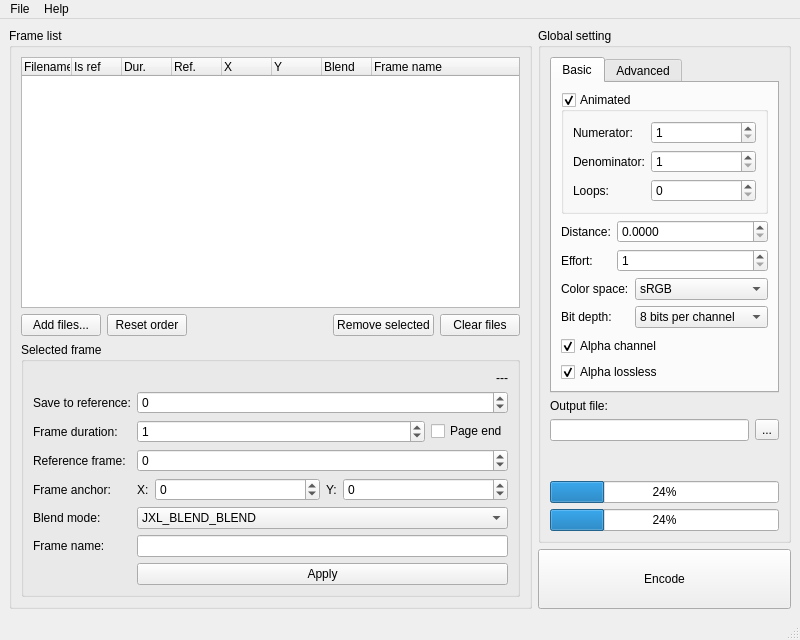
<?xml version="1.0" encoding="UTF-8"?>
<ui version="4.0">
 <class>MainWindow</class>
 <widget class="QMainWindow" name="MainWindow">
  <property name="geometry">
   <rect>
    <x>0</x>
    <y>0</y>
    <width>800</width>
    <height>640</height>
   </rect>
  </property>
  <property name="minimumSize">
   <size>
    <width>800</width>
    <height>640</height>
   </size>
  </property>
  <property name="acceptDrops">
   <bool>true</bool>
  </property>
  <property name="windowTitle">
   <string>JXL Frame Stitching</string>
  </property>
  <widget class="QWidget" name="centralwidget">
   <layout class="QHBoxLayout" name="horizontalLayout_5">
    <item>
     <widget class="QGroupBox" name="frameListGrp">
      <property name="sizePolicy">
       <sizepolicy hsizetype="Preferred" vsizetype="Preferred">
        <horstretch>0</horstretch>
        <verstretch>0</verstretch>
       </sizepolicy>
      </property>
      <property name="title">
       <string>Frame list</string>
      </property>
      <layout class="QVBoxLayout" name="verticalLayout">
       <item>
        <widget class="QTreeWidget" name="treeWidget">
         <property name="dragEnabled">
          <bool>true</bool>
         </property>
         <property name="dragDropOverwriteMode">
          <bool>true</bool>
         </property>
         <property name="dragDropMode">
          <enum>QAbstractItemView::DragDropMode::InternalMove</enum>
         </property>
         <property name="defaultDropAction">
          <enum>Qt::DropAction::MoveAction</enum>
         </property>
         <property name="selectionMode">
          <enum>QAbstractItemView::SelectionMode::ExtendedSelection</enum>
         </property>
         <property name="textElideMode">
          <enum>Qt::TextElideMode::ElideLeft</enum>
         </property>
         <property name="indentation">
          <number>0</number>
         </property>
         <property name="rootIsDecorated">
          <bool>false</bool>
         </property>
         <property name="itemsExpandable">
          <bool>false</bool>
         </property>
         <property name="sortingEnabled">
          <bool>false</bool>
         </property>
         <property name="headerHidden">
          <bool>false</bool>
         </property>
         <property name="expandsOnDoubleClick">
          <bool>false</bool>
         </property>
         <attribute name="headerMinimumSectionSize">
          <number>20</number>
         </attribute>
         <attribute name="headerDefaultSectionSize">
          <number>50</number>
         </attribute>
         <column>
          <property name="text">
           <string notr="true">Filename</string>
          </property>
         </column>
         <column>
          <property name="text">
           <string>Is ref</string>
          </property>
         </column>
         <column>
          <property name="text">
           <string>Dur.</string>
          </property>
         </column>
         <column>
          <property name="text">
           <string>Ref.</string>
          </property>
         </column>
         <column>
          <property name="text">
           <string>X</string>
          </property>
         </column>
         <column>
          <property name="text">
           <string>Y</string>
          </property>
         </column>
         <column>
          <property name="text">
           <string>Blend</string>
          </property>
         </column>
         <column>
          <property name="text">
           <string>Frame name</string>
          </property>
         </column>
        </widget>
       </item>
       <item>
        <layout class="QHBoxLayout" name="horizontalLayout">
         <item>
          <widget class="QPushButton" name="addFilesBtn">
           <property name="text">
            <string>Add files...</string>
           </property>
          </widget>
         </item>
         <item>
          <widget class="QPushButton" name="resetOrderBtn">
           <property name="text">
            <string>Reset order</string>
           </property>
          </widget>
         </item>
         <item>
          <spacer name="horizontalSpacer">
           <property name="orientation">
            <enum>Qt::Orientation::Horizontal</enum>
           </property>
           <property name="sizeHint" stdset="0">
            <size>
             <width>40</width>
             <height>20</height>
            </size>
           </property>
          </spacer>
         </item>
         <item>
          <widget class="QPushButton" name="removeSelectedBtn">
           <property name="text">
            <string>Remove selected</string>
           </property>
          </widget>
         </item>
         <item>
          <widget class="QPushButton" name="clearFilesBtn">
           <property name="text">
            <string>Clear files</string>
           </property>
          </widget>
         </item>
        </layout>
       </item>
       <item>
        <widget class="QGroupBox" name="selectedFrameBox">
         <property name="sizePolicy">
          <sizepolicy hsizetype="Preferred" vsizetype="Fixed">
           <horstretch>0</horstretch>
           <verstretch>0</verstretch>
          </sizepolicy>
         </property>
         <property name="title">
          <string>Selected frame</string>
         </property>
         <layout class="QVBoxLayout" name="verticalLayout_3">
          <item>
           <widget class="QLabel" name="selectedFileLabel">
            <property name="sizePolicy">
             <sizepolicy hsizetype="Minimum" vsizetype="Preferred">
              <horstretch>0</horstretch>
              <verstretch>0</verstretch>
             </sizepolicy>
            </property>
            <property name="text">
             <string>---</string>
            </property>
            <property name="alignment">
             <set>Qt::AlignmentFlag::AlignRight|Qt::AlignmentFlag::AlignTrailing|Qt::AlignmentFlag::AlignVCenter</set>
            </property>
           </widget>
          </item>
          <item>
           <layout class="QFormLayout" name="formLayout_5">
            <item row="0" column="0">
             <widget class="QLabel" name="label_16">
              <property name="text">
               <string>Save to reference:</string>
              </property>
             </widget>
            </item>
            <item row="0" column="1">
             <widget class="QSpinBox" name="saveAsRefSpn">
              <property name="minimum">
               <number>-1</number>
              </property>
              <property name="maximum">
               <number>2</number>
              </property>
             </widget>
            </item>
            <item row="1" column="0">
             <widget class="QLabel" name="label">
              <property name="text">
               <string>Frame duration:</string>
              </property>
             </widget>
            </item>
            <item row="2" column="0">
             <widget class="QLabel" name="label_11">
              <property name="text">
               <string>Reference frame:</string>
              </property>
             </widget>
            </item>
            <item row="2" column="1">
             <widget class="QSpinBox" name="frameRefSpinBox">
              <property name="minimum">
               <number>-1</number>
              </property>
              <property name="maximum">
               <number>2</number>
              </property>
             </widget>
            </item>
            <item row="3" column="0">
             <widget class="QLabel" name="label_14">
              <property name="text">
               <string>Frame anchor:</string>
              </property>
             </widget>
            </item>
            <item row="3" column="1">
             <layout class="QHBoxLayout" name="horizontalLayout_3">
              <item>
               <layout class="QFormLayout" name="formLayout">
                <item row="0" column="0">
                 <widget class="QLabel" name="label_12">
                  <property name="text">
                   <string>X:</string>
                  </property>
                 </widget>
                </item>
                <item row="0" column="1">
                 <widget class="QSpinBox" name="frameXPosSpn">
                  <property name="minimum">
                   <number>-10000</number>
                  </property>
                  <property name="maximum">
                   <number>10000</number>
                  </property>
                 </widget>
                </item>
               </layout>
              </item>
              <item>
               <layout class="QFormLayout" name="formLayout_6">
                <item row="0" column="0">
                 <widget class="QLabel" name="label_13">
                  <property name="text">
                   <string>Y:</string>
                  </property>
                 </widget>
                </item>
                <item row="0" column="1">
                 <widget class="QSpinBox" name="frameYPosSpn">
                  <property name="minimum">
                   <number>-10000</number>
                  </property>
                  <property name="maximum">
                   <number>10000</number>
                  </property>
                 </widget>
                </item>
               </layout>
              </item>
             </layout>
            </item>
            <item row="4" column="0">
             <widget class="QLabel" name="label_2">
              <property name="text">
               <string>Blend mode:</string>
              </property>
             </widget>
            </item>
            <item row="4" column="1">
             <widget class="QComboBox" name="blendModeCmb">
              <item>
               <property name="text">
                <string>JXL_BLEND_BLEND</string>
               </property>
              </item>
              <item>
               <property name="text">
                <string>JXL_BLEND_REPLACE</string>
               </property>
              </item>
              <item>
               <property name="text">
                <string>JXL_BLEND_ADD</string>
               </property>
              </item>
              <item>
               <property name="text">
                <string>JXL_BLEND_MULADD</string>
               </property>
              </item>
              <item>
               <property name="text">
                <string>JXL_BLEND_MUL</string>
               </property>
              </item>
              <item>
               <property name="text">
                <string>unchanged</string>
               </property>
              </item>
             </widget>
            </item>
            <item row="5" column="0">
             <widget class="QLabel" name="label_15">
              <property name="text">
               <string>Frame name:</string>
              </property>
             </widget>
            </item>
            <item row="5" column="1">
             <widget class="QLineEdit" name="frameNameLine">
              <property name="maxLength">
               <number>1071</number>
              </property>
              <property name="clearButtonEnabled">
               <bool>true</bool>
              </property>
             </widget>
            </item>
            <item row="6" column="1">
             <widget class="QPushButton" name="applyFrameBtn">
              <property name="text">
               <string>Apply</string>
              </property>
             </widget>
            </item>
            <item row="1" column="1">
             <layout class="QHBoxLayout" name="horizontalLayout_4">
              <item>
               <widget class="QSpinBox" name="frameDurationSpn">
                <property name="minimum">
                 <number>-1</number>
                </property>
                <property name="value">
                 <number>1</number>
                </property>
               </widget>
              </item>
              <item>
               <widget class="QCheckBox" name="pageEndChk">
                <property name="sizePolicy">
                 <sizepolicy hsizetype="Maximum" vsizetype="Fixed">
                  <horstretch>0</horstretch>
                  <verstretch>0</verstretch>
                 </sizepolicy>
                </property>
                <property name="toolTip">
                 <string>&lt;html&gt;&lt;head/&gt;&lt;body&gt;&lt;p&gt;Mark frame as page end (sets frame duration to 0xFFFFFFFF)&lt;/p&gt;&lt;/body&gt;&lt;/html&gt;</string>
                </property>
                <property name="text">
                 <string>Page end</string>
                </property>
               </widget>
              </item>
             </layout>
            </item>
           </layout>
          </item>
         </layout>
        </widget>
       </item>
      </layout>
     </widget>
    </item>
    <item>
     <layout class="QVBoxLayout" name="verticalLayout_4">
      <item>
       <widget class="QGroupBox" name="globalSettingGrp">
        <property name="sizePolicy">
         <sizepolicy hsizetype="Maximum" vsizetype="Preferred">
          <horstretch>0</horstretch>
          <verstretch>0</verstretch>
         </sizepolicy>
        </property>
        <property name="title">
         <string>Global setting</string>
        </property>
        <layout class="QVBoxLayout" name="verticalLayout_2">
         <item>
          <widget class="QTabWidget" name="tabWidget">
           <property name="currentIndex">
            <number>0</number>
           </property>
           <widget class="QWidget" name="tab">
            <attribute name="title">
             <string>Basic</string>
            </attribute>
            <layout class="QVBoxLayout" name="verticalLayout_6">
             <item>
              <widget class="QGroupBox" name="isAnimatedBox">
               <property name="toolTip">
                <string>&lt;html&gt;&lt;head/&gt;&lt;body&gt;&lt;p&gt;If disabled = save as multilayered JXL&lt;/p&gt;&lt;p&gt;&lt;span style=&quot; font-weight:700;&quot;&gt;Numerator&lt;/span&gt;: frames&lt;br/&gt;&lt;span style=&quot; font-weight:700;&quot;&gt;Denominator&lt;/span&gt;: seconds&lt;br/&gt;Therefore frame/sec = numerator/denominator&lt;/p&gt;&lt;p&gt;&lt;span style=&quot; font-weight:700;&quot;&gt;Loops&lt;/span&gt;: number of loops (0 = infinite)&lt;/p&gt;&lt;/body&gt;&lt;/html&gt;</string>
               </property>
               <property name="title">
                <string>Animated</string>
               </property>
               <property name="checkable">
                <bool>true</bool>
               </property>
               <layout class="QFormLayout" name="formLayout_2">
                <item row="0" column="0">
                 <widget class="QLabel" name="label_4">
                  <property name="text">
                   <string>Numerator:</string>
                  </property>
                 </widget>
                </item>
                <item row="0" column="1">
                 <widget class="QSpinBox" name="numeratorSpn">
                  <property name="minimum">
                   <number>1</number>
                  </property>
                  <property name="maximum">
                   <number>999999</number>
                  </property>
                 </widget>
                </item>
                <item row="1" column="0">
                 <widget class="QLabel" name="label_5">
                  <property name="text">
                   <string>Denominator:</string>
                  </property>
                 </widget>
                </item>
                <item row="1" column="1">
                 <widget class="QSpinBox" name="denominatorSpn">
                  <property name="minimum">
                   <number>1</number>
                  </property>
                  <property name="maximum">
                   <number>999999</number>
                  </property>
                 </widget>
                </item>
                <item row="2" column="0">
                 <widget class="QLabel" name="label_10">
                  <property name="text">
                   <string>Loops:</string>
                  </property>
                 </widget>
                </item>
                <item row="2" column="1">
                 <widget class="QSpinBox" name="loopsSpinBox"/>
                </item>
               </layout>
              </widget>
             </item>
             <item>
              <layout class="QFormLayout" name="formLayout_3">
               <item row="0" column="0">
                <widget class="QLabel" name="label_6">
                 <property name="text">
                  <string>Distance:</string>
                 </property>
                </widget>
               </item>
               <item row="0" column="1">
                <widget class="QDoubleSpinBox" name="distanceSpn">
                 <property name="decimals">
                  <number>4</number>
                 </property>
                 <property name="maximum">
                  <double>25.000000000000000</double>
                 </property>
                </widget>
               </item>
               <item row="1" column="0">
                <widget class="QLabel" name="label_7">
                 <property name="text">
                  <string>Effort:</string>
                 </property>
                </widget>
               </item>
               <item row="1" column="1">
                <widget class="QSpinBox" name="effortSpn">
                 <property name="minimum">
                  <number>1</number>
                 </property>
                 <property name="maximum">
                  <number>10</number>
                 </property>
                </widget>
               </item>
              </layout>
             </item>
             <item>
              <layout class="QFormLayout" name="formLayout_4">
               <item row="1" column="0">
                <widget class="QLabel" name="label_9">
                 <property name="text">
                  <string>Bit depth:</string>
                 </property>
                </widget>
               </item>
               <item row="1" column="1">
                <widget class="QComboBox" name="bitDepthCmb">
                 <item>
                  <property name="text">
                   <string>8 bits per channel</string>
                  </property>
                 </item>
                 <item>
                  <property name="text">
                   <string>16 bits per channel</string>
                  </property>
                 </item>
                 <item>
                  <property name="text">
                   <string>16 bpc (float)</string>
                  </property>
                 </item>
                 <item>
                  <property name="text">
                   <string>32 bpc (float)</string>
                  </property>
                 </item>
                </widget>
               </item>
               <item row="0" column="0">
                <widget class="QLabel" name="label_3">
                 <property name="text">
                  <string>Color space:</string>
                 </property>
                </widget>
               </item>
               <item row="0" column="1">
                <widget class="QComboBox" name="colorSpaceCmb">
                 <item>
                  <property name="text">
                   <string>sRGB</string>
                  </property>
                 </item>
                 <item>
                  <property name="text">
                   <string>sRGB Linear</string>
                  </property>
                 </item>
                 <item>
                  <property name="text">
                   <string>DisplayP3</string>
                  </property>
                 </item>
                 <item>
                  <property name="text">
                   <string>Inherit first image</string>
                  </property>
                 </item>
                 <item>
                  <property name="text">
                   <string>RAW</string>
                  </property>
                 </item>
                </widget>
               </item>
              </layout>
             </item>
             <item>
              <widget class="QCheckBox" name="alphaEnableChk">
               <property name="text">
                <string>Alpha channel</string>
               </property>
               <property name="checked">
                <bool>true</bool>
               </property>
              </widget>
             </item>
             <item>
              <widget class="QCheckBox" name="alphaLosslessChk">
               <property name="toolTip">
                <string>Unchecked = alpha follows distance quality setting</string>
               </property>
               <property name="text">
                <string>Alpha lossless</string>
               </property>
               <property name="checked">
                <bool>true</bool>
               </property>
              </widget>
             </item>
            </layout>
           </widget>
           <widget class="QWidget" name="tab_2">
            <attribute name="title">
             <string>Advanced</string>
            </attribute>
            <layout class="QVBoxLayout" name="verticalLayout_5">
             <item>
              <widget class="QCheckBox" name="modularLossyChk">
               <property name="text">
                <string>Modular lossy</string>
               </property>
              </widget>
             </item>
             <item>
              <widget class="QCheckBox" name="alphaPremulChk">
               <property name="text">
                <string>Alpha premultiply</string>
               </property>
               <property name="checked">
                <bool>false</bool>
               </property>
              </widget>
             </item>
             <item>
              <layout class="QFormLayout" name="formLayout_8">
               <item row="0" column="0">
                <widget class="QLabel" name="label_18">
                 <property name="text">
                  <string>Photon noise:</string>
                 </property>
                </widget>
               </item>
               <item row="0" column="1">
                <widget class="QDoubleSpinBox" name="photonNoiseSpn">
                 <property name="maximum">
                  <double>999999.000000000000000</double>
                 </property>
                </widget>
               </item>
              </layout>
             </item>
             <item>
              <widget class="Line" name="line">
               <property name="orientation">
                <enum>Qt::Orientation::Horizontal</enum>
               </property>
              </widget>
             </item>
             <item>
              <widget class="QGroupBox" name="autoCropChk">
               <property name="toolTip">
                <string>&lt;html&gt;&lt;head/&gt;&lt;body&gt;&lt;p&gt;Experimental: enables automatic frame cropping on animated input, set the color difference threshold with the spin box.&lt;/p&gt;&lt;p&gt;&lt;span style=&quot; font-weight:700;&quot;&gt;Note&lt;/span&gt;: enabling this will also explicitly enable JXL input coalescing. Also, this might won't work properly with frames with partial transparency. &lt;span style=&quot; font-weight:700;&quot;&gt;Might not work with complex project&lt;/span&gt; with layered and referenced frames -- try first on a small number of frames and/or low effort encoding before using it on a big project.&lt;/p&gt;&lt;/body&gt;&lt;/html&gt;</string>
               </property>
               <property name="title">
                <string>(Experimental) Auto crop</string>
               </property>
               <property name="checkable">
                <bool>true</bool>
               </property>
               <property name="checked">
                <bool>false</bool>
               </property>
               <layout class="QFormLayout" name="formLayout_7">
                <item row="0" column="0">
                 <widget class="QLabel" name="label_17">
                  <property name="text">
                   <string>Color threshold:</string>
                  </property>
                 </widget>
                </item>
                <item row="0" column="1">
                 <widget class="QDoubleSpinBox" name="autoCropTreshSpn">
                  <property name="decimals">
                   <number>5</number>
                  </property>
                  <property name="minimum">
                   <double>0.000000000000000</double>
                  </property>
                  <property name="maximum">
                   <double>0.990000000000000</double>
                  </property>
                  <property name="singleStep">
                   <double>0.100000000000000</double>
                  </property>
                  <property name="value">
                   <double>0.000000000000000</double>
                  </property>
                 </widget>
                </item>
               </layout>
              </widget>
             </item>
             <item>
              <spacer name="verticalSpacer_2">
               <property name="orientation">
                <enum>Qt::Orientation::Vertical</enum>
               </property>
               <property name="sizeHint" stdset="0">
                <size>
                 <width>20</width>
                 <height>40</height>
                </size>
               </property>
              </spacer>
             </item>
            </layout>
           </widget>
          </widget>
         </item>
         <item>
          <widget class="QLabel" name="label_8">
           <property name="text">
            <string>Output file:</string>
           </property>
          </widget>
         </item>
         <item>
          <layout class="QHBoxLayout" name="horizontalLayout_2">
           <item>
            <widget class="QLineEdit" name="outFileLineEdit"/>
           </item>
           <item>
            <widget class="QToolButton" name="outFileDirBtn">
             <property name="text">
              <string>...</string>
             </property>
            </widget>
           </item>
          </layout>
         </item>
         <item>
          <spacer name="verticalSpacer">
           <property name="orientation">
            <enum>Qt::Orientation::Vertical</enum>
           </property>
           <property name="sizeType">
            <enum>QSizePolicy::Policy::Expanding</enum>
           </property>
           <property name="sizeHint" stdset="0">
            <size>
             <width>17</width>
             <height>67</height>
            </size>
           </property>
          </spacer>
         </item>
         <item>
          <widget class="QProgressBar" name="progressBarSub">
           <property name="value">
            <number>24</number>
           </property>
          </widget>
         </item>
         <item>
          <widget class="QProgressBar" name="progressBar">
           <property name="value">
            <number>24</number>
           </property>
          </widget>
         </item>
        </layout>
       </widget>
      </item>
      <item>
       <widget class="QPushButton" name="encodeBtn">
        <property name="minimumSize">
         <size>
          <width>0</width>
          <height>60</height>
         </size>
        </property>
        <property name="text">
         <string>Encode</string>
        </property>
       </widget>
      </item>
     </layout>
    </item>
   </layout>
  </widget>
  <widget class="QStatusBar" name="statusBar"/>
  <widget class="QMenuBar" name="menuBar">
   <property name="geometry">
    <rect>
     <x>0</x>
     <y>0</y>
     <width>800</width>
     <height>21</height>
    </rect>
   </property>
   <widget class="QMenu" name="menuFile">
    <property name="title">
     <string>File</string>
    </property>
    <addaction name="separator"/>
    <addaction name="actionNew_project"/>
    <addaction name="separator"/>
    <addaction name="actionOpen_settings"/>
    <addaction name="actionSave_settings"/>
    <addaction name="actionSave"/>
    <addaction name="separator"/>
    <addaction name="actionExit"/>
   </widget>
   <widget class="QMenu" name="menuAbout">
    <property name="title">
     <string>Help</string>
    </property>
    <addaction name="actionBasic_usage"/>
    <addaction name="separator"/>
    <addaction name="actionAbout"/>
    <addaction name="actionAbout_Qt"/>
    <addaction name="separator"/>
    <addaction name="actionCoalesce_JXL_input"/>
    <addaction name="actionEnable_effort_11"/>
    <addaction name="actionUse_chunked_input"/>
   </widget>
   <addaction name="menuFile"/>
   <addaction name="menuAbout"/>
  </widget>
  <action name="actionOpen_settings">
   <property name="text">
    <string>Open project...</string>
   </property>
   <property name="shortcut">
    <string>Ctrl+O</string>
   </property>
  </action>
  <action name="actionSave">
   <property name="text">
    <string>Save</string>
   </property>
   <property name="shortcut">
    <string>Ctrl+S</string>
   </property>
  </action>
  <action name="actionSave_settings">
   <property name="text">
    <string>Save project...</string>
   </property>
  </action>
  <action name="actionAbout">
   <property name="text">
    <string>About...</string>
   </property>
  </action>
  <action name="actionAbout_Qt">
   <property name="text">
    <string>About Qt...</string>
   </property>
  </action>
  <action name="actionBasic_usage">
   <property name="text">
    <string>Basic usage</string>
   </property>
   <property name="shortcut">
    <string>F1</string>
   </property>
  </action>
  <action name="actionNew_project">
   <property name="text">
    <string>New project</string>
   </property>
   <property name="shortcut">
    <string>Ctrl+N</string>
   </property>
  </action>
  <action name="actionExit">
   <property name="text">
    <string>Exit</string>
   </property>
  </action>
  <action name="actionEnable_effort_11">
   <property name="checkable">
    <bool>true</bool>
   </property>
   <property name="checked">
    <bool>false</bool>
   </property>
   <property name="text">
    <string>Enable effort 11</string>
   </property>
  </action>
  <action name="actionCoalesce_JXL_input">
   <property name="checkable">
    <bool>true</bool>
   </property>
   <property name="checked">
    <bool>false</bool>
   </property>
   <property name="text">
    <string>Coalesce JXL input</string>
   </property>
   <property name="statusTip">
    <string>If enabled, this will coalesce / merge individual JXL layers (not frames) on input</string>
   </property>
  </action>
  <action name="actionUse_chunked_input">
   <property name="checkable">
    <bool>true</bool>
   </property>
   <property name="checked">
    <bool>false</bool>
   </property>
   <property name="enabled">
    <bool>false</bool>
   </property>
   <property name="text">
    <string>Use chunked input</string>
   </property>
   <property name="statusTip">
    <string>To be implemented...</string>
   </property>
  </action>
 </widget>
 <resources/>
 <connections>
  <connection>
   <sender>actionExit</sender>
   <signal>triggered()</signal>
   <receiver>MainWindow</receiver>
   <slot>close()</slot>
   <hints>
    <hint type="sourcelabel">
     <x>-1</x>
     <y>-1</y>
    </hint>
    <hint type="destinationlabel">
     <x>319</x>
     <y>299</y>
    </hint>
   </hints>
  </connection>
  <connection>
   <sender>pageEndChk</sender>
   <signal>toggled(bool)</signal>
   <receiver>frameDurationSpn</receiver>
   <slot>setDisabled(bool)</slot>
   <hints>
    <hint type="sourcelabel">
     <x>473</x>
     <y>413</y>
    </hint>
    <hint type="destinationlabel">
     <x>282</x>
     <y>414</y>
    </hint>
   </hints>
  </connection>
 </connections>
</ui>
